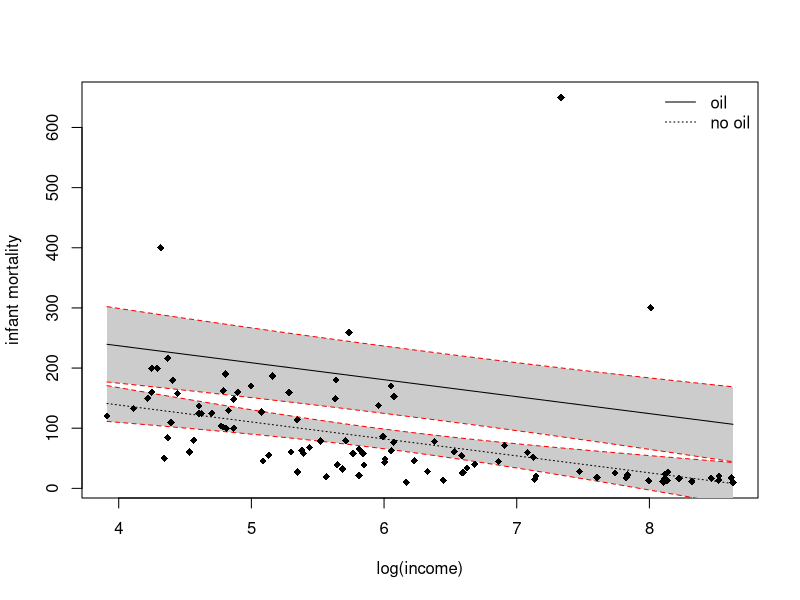
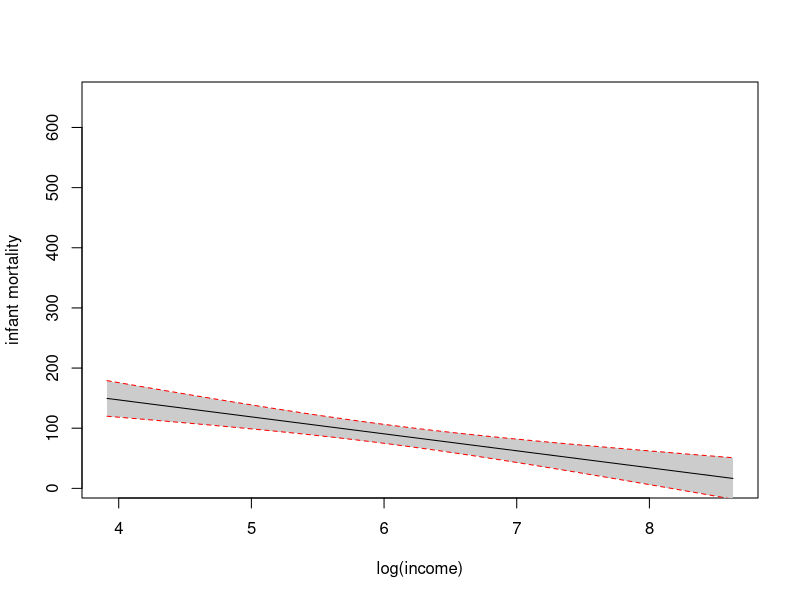

Recreate these plots in R, in order.
#if you're comfortable with classes and subsetting data, skip to the plotting section

#The Leinhardt data frame (in car) has data on infant mortality. 
#load the car library, then run these commands:

library(car)
print(Leinhardt$income)
class(Leinhardt$income)
inc <- as.factor(Leinhardt$income)
print(inc)
as.numeric(inc)
as.numeric(as.character(inc))

#what are you doing/seeing at each step?

#now subset the data to only include oil producing countries with incomes above the mean (do not overwrite the data, as we'll use it again)
#which countries do you get?


### Plotting Section ###
#Regress infant mortality on oil and the log of income.
#Plot the line of best fit for when the country has oil, and a line for when it does not, distinguishing which is which by line type.
#Plot the 95% confidence intervals around the lines of best fit. The following code will work:

mod <- lm(infant ~ log(income) + oil, data=Leinhardt)

income.sorted <- sort(Leinhardt$income)
preds.oil <- predict(mod, newdata = data.frame(income=income.sorted, oil='yes'), interval = 'confidence')

preds.no.oil <- predict(mod, newdata = data.frame(income=income.sorted, oil='no'), interval = 'confidence')

plot(Leinhardt$infant ~ log(Leinhardt$income), type = 'n', xlab='log(income)', ylab='infant mortality')
polygon(c(rev(log(income.sorted)), log(income.sorted)), c(rev(preds.oil[ ,3]), preds.oil[ ,2]), col = 'grey80', border = NA)
lines(log(income.sorted), preds.oil[,1])
lines(log(income.sorted), preds.oil[ ,3], lty = 'dashed', col = 'red')
lines(log(income.sorted), preds.oil[ ,2], lty = 'dashed', col = 'red')

polygon(c(rev(log(income.sorted)), log(income.sorted)), c(rev(preds.no.oil[ ,3]), preds.no.oil[ ,2]), col = 'grey80', border = NA)
lines(log(income.sorted), preds.no.oil[,1], lty=3)
lines(log(income.sorted), preds.no.oil[ ,3], lty = 'dashed', col = 'red')
lines(log(income.sorted), preds.no.oil[ ,2], lty = 'dashed', col = 'red')
points(Leinhardt$infant ~ log(Leinhardt$income), type = 'p', pch=18)

legend('topright', legend=c('oil', 'no oil'), lty=c(1,3), bty='n')

#Now, using your final project data or any data we've already used, run a model including a variable of interest and at least one control.
#Next, create predictions as above, but your newdata argument should set all control variables at their means.
#Plot the predicted line, the confidence intervals, and the actual data points keeping all control variables at their means
#A trivial example:

income.sorted <- sort(Leinhardt$income)
mod <- lm(infant ~ log(income) + as.numeric(oil), data=Leinhardt)
preds <- predict(mod, newdata = data.frame(income=income.sorted, oil=mean(as.numeric(Leinhardt$oil))), interval='confidence')
plot(Leinhardt$infant ~ log(Leinhardt$income), type = 'n', xlab='log(income)', ylab='infant mortality')
polygon(c(rev(log(income.sorted)), log(income.sorted)), c(rev(preds[ ,3]), preds[ ,2]), col = 'grey80', border = NA)
lines(log(income.sorted), preds[,1])
lines(log(income.sorted), preds[ ,3], lty = 'dashed', col = 'red')
lines(log(income.sorted), preds[ ,2], lty = 'dashed', col = 'red')
